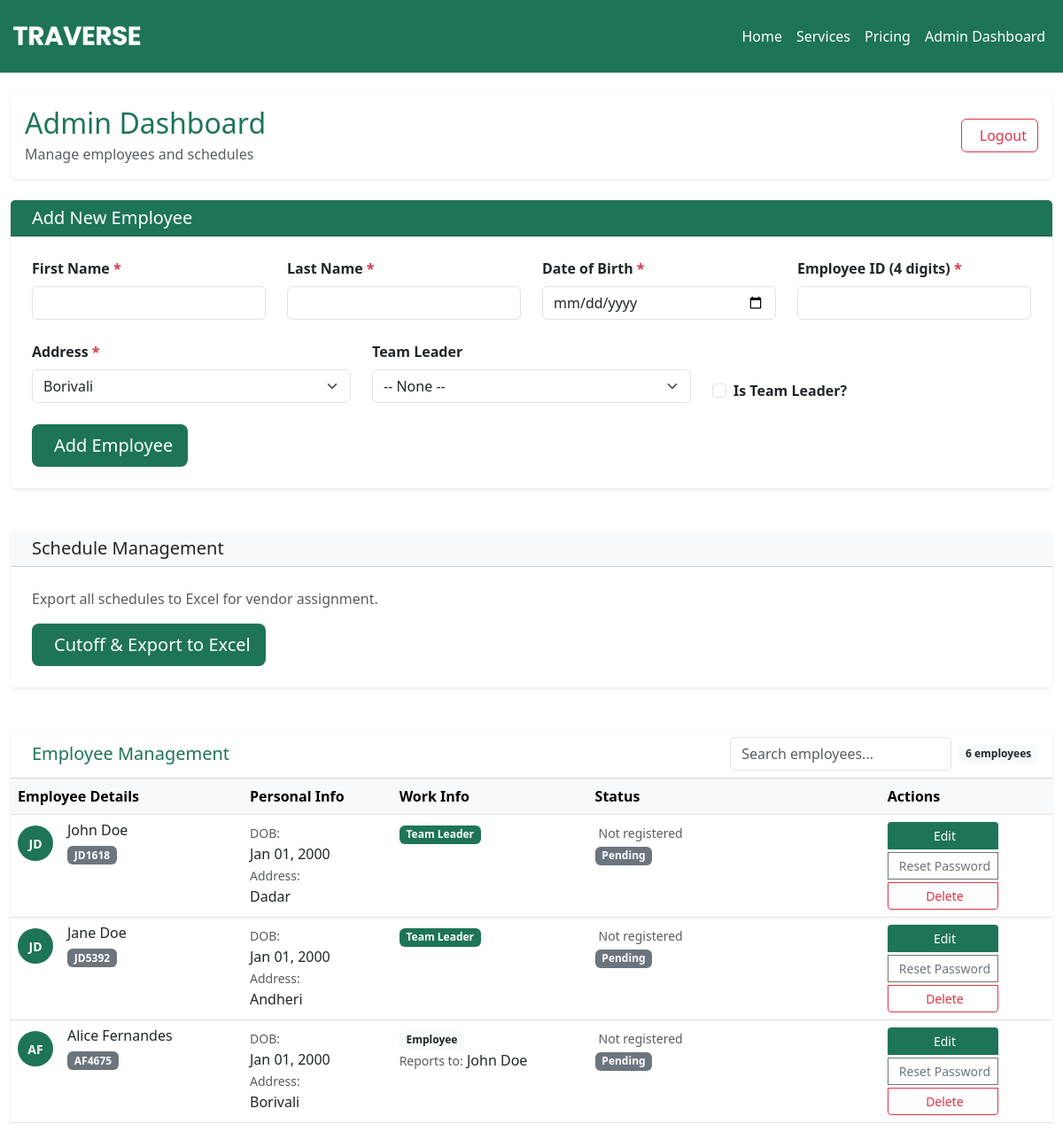
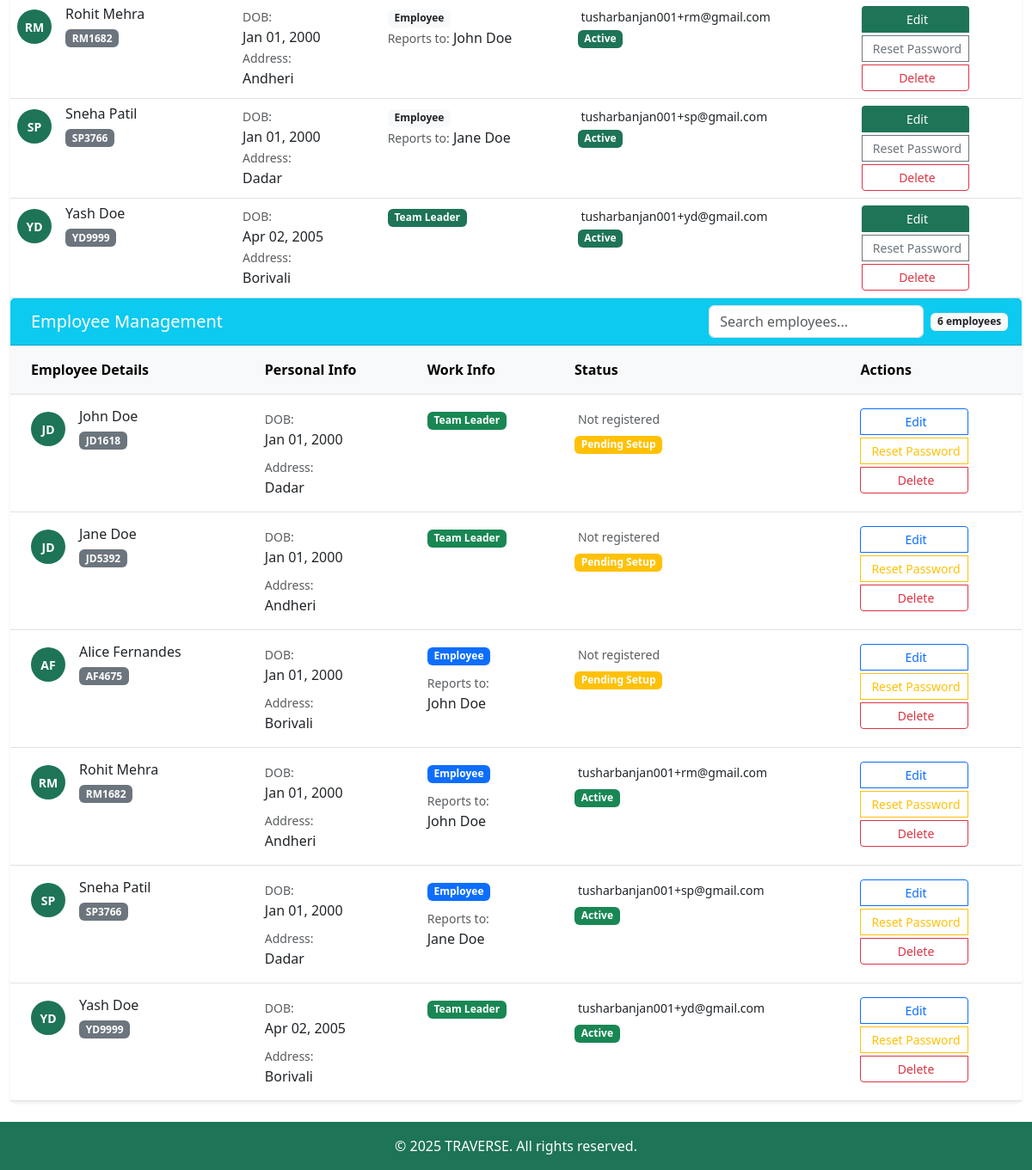
The page /admin_dashboard/ (signed in) on the database as committed earlier (2 pictures, top to bottom).
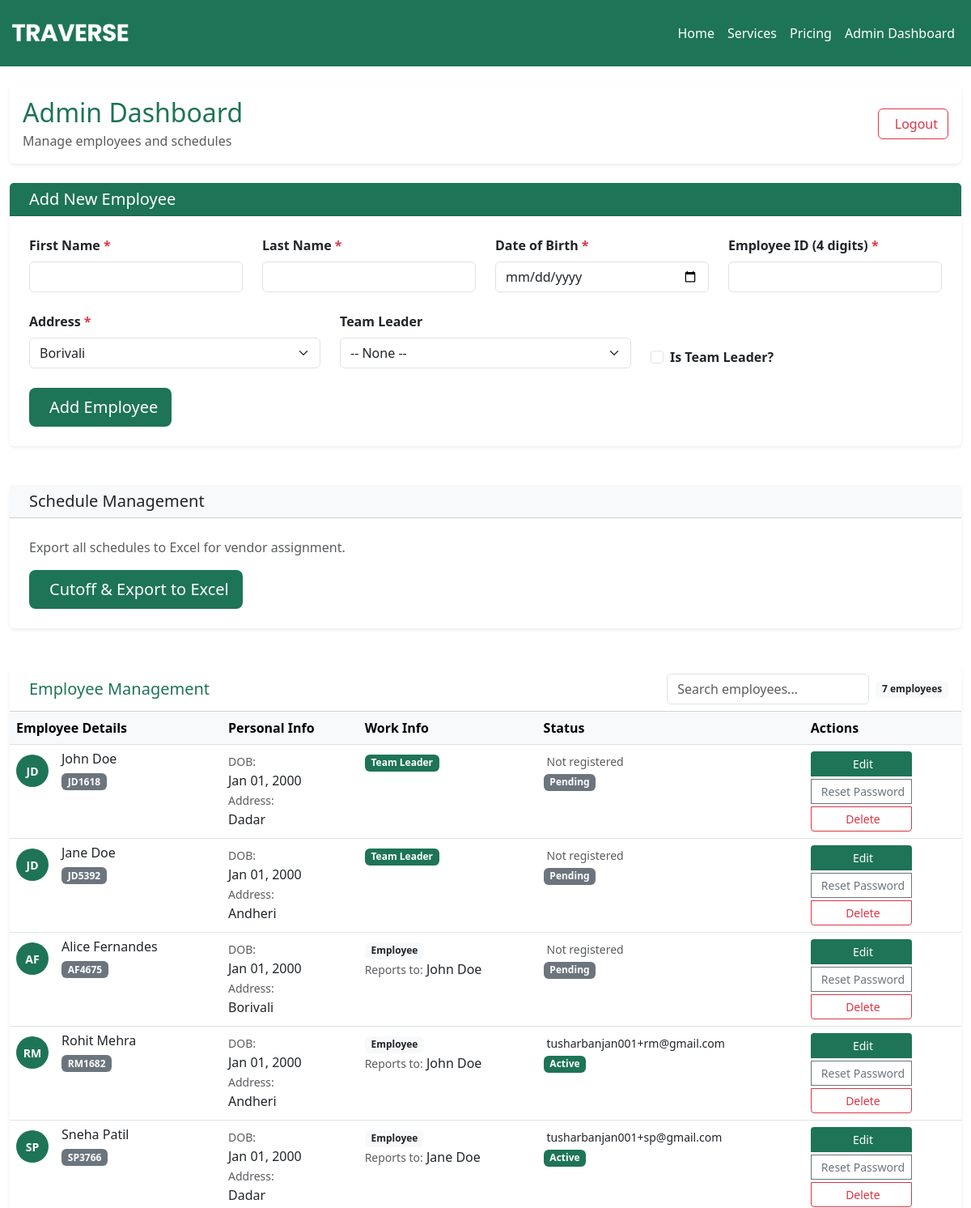
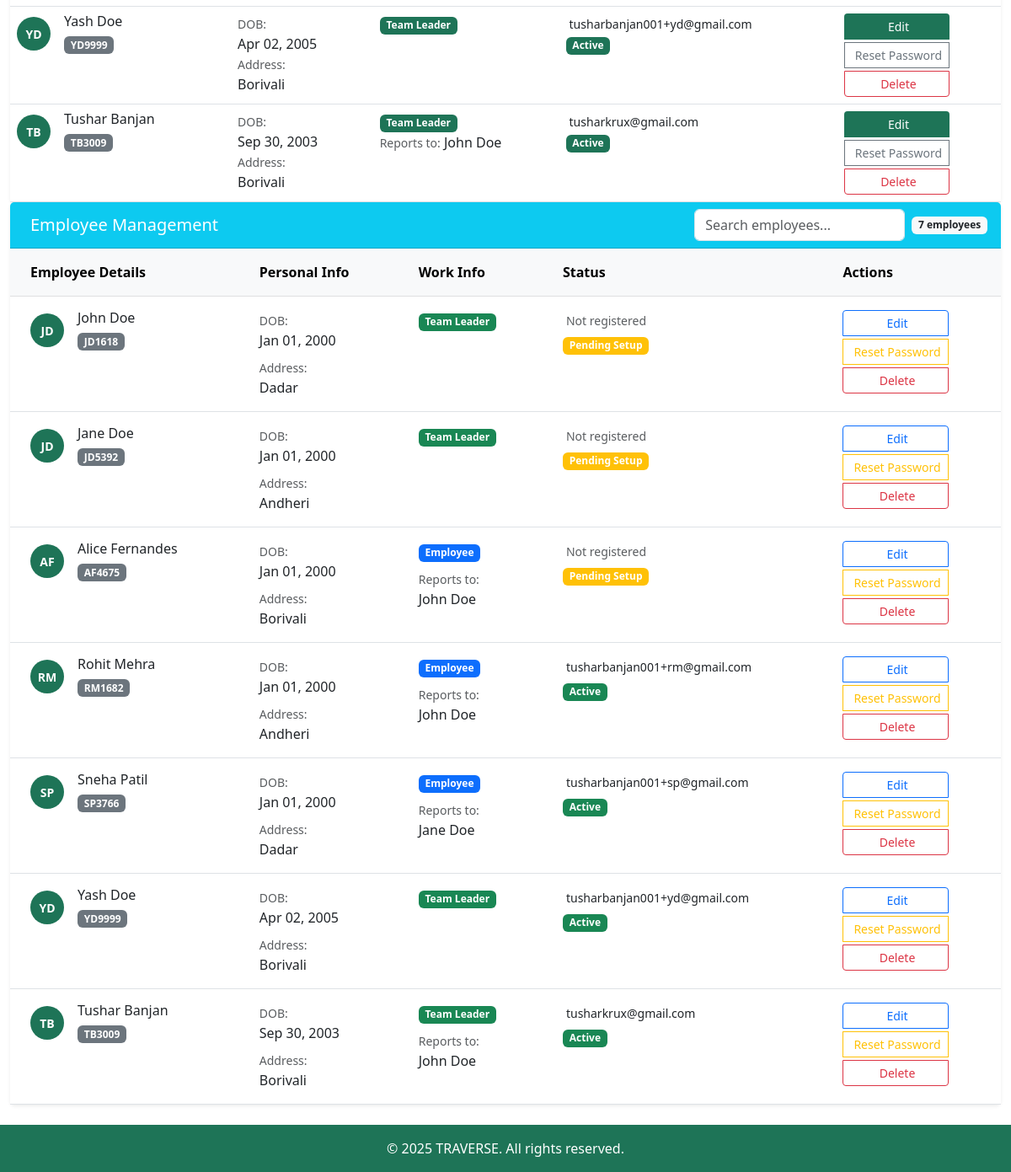
The same page on the database as committed later (2 pictures, top to bottom).
### main/models.py (models this page shows, shortened)
class User(AbstractUser):
    is_super_employee = models.BooleanField(default=False)
    employee_id = models.CharField(max_length=6, unique=True, blank=True)
    dob = models.DateField(null=True, blank=True)
    address = models.CharField(max_length=100, choices=[
        ('Borivali', 'Borivali'),
        ('Andheri', 'Andheri'),
        ('Dadar', 'Dadar'),
        ('Bandra', 'Bandra'),
        ('Churchgate', 'Churchgate'),
    ])
    team_leader = models.ForeignKey(
        'self',
        null=True,
        blank=True,
        on_delete=models.SET_NULL,
        related_name='team_members'
    )
    groups = models.ManyToManyField(
        'auth.Group',
        related_name='custom_user_set',
        blank=True,
        help_text='The groups this user belongs to.',
        verbose_name='groups'
    )
    user_permissions = models.ManyToManyField(
        'auth.Permission',
        related_name='custom_user_permissions_set',
        blank=True,
        help_text='Specific permissions for this user.',
        verbose_name='user permissions'
    )
    USERNAME_FIELD = 'employee_id'
    REQUIRED_FIELDS = ['username']

### main/views.py (the view, shortened to what this page needs)
# urls.py: path('admin_dashboard/', views.admin_dashboard, name='admin_dashboard'),
@login_required
@user_passes_test(is_admin)
def admin_dashboard(req):
    addresses = ['Borivali', 'Andheri', 'Dadar', 'Bandra', 'Churchgate']
    employees = User.objects.filter(is_superuser=False)
    team_leaders = User.objects.filter(is_super_employee=True)
    return render(req, "admin_dashboard.html", {
        "employees": employees,
        "team_leaders": team_leaders,
        "addresses": addresses
    })

### main/views.py (called while the page is built)
def is_admin(user):
    return user.is_superuser

### main/templates/admin_dashboard.html (shortened to what the changed rows need)
{% extends 'base.html' %}
{% block body %}
<div class="container-fluid py-4">
  <div class="row mb-4">
    <div class="col-12">
      <div class="card shadow-sm border-0">
        <div class="card-body d-flex justify-content-between align-items-center">
          <div>
            <h2 class="mb-1" style="color:#1e7457;">Admin Dashboard</h2>
          </div>
        </div>
      </div>
    </div>
  </div>
  <div class="row">
    <div class="col-12">
      <div class="card shadow-sm border-0">
        <div class="card-header bg-white d-flex justify-content-between align-items-center">
          <div class="d-flex align-items-center">
            <input type="text" id="employee-search" class="form-control me-2" placeholder="Search employees..." style="width: 250px;">
            <span class="badge bg-light text-dark">{{ employees|length }} employees</span>
          </div>
        </div>
        <div class="card-body p-0">
          <div class="table-responsive">
            <table class="table table-hover mb-0">
              <thead class="table-light">
                <tr>
                  <th>Employee Details</th>
                  <th>Personal Info</th>
                  <th>Work Info</th>
                  <th>Status</th>
                  <th>Actions</th>
                </tr>
              </thead>
              <tbody id="employee-table-body">
                {% for user in employees %}
                <tr class="employee-row">
                  <td>
                    <div class="d-flex align-items-center">
                      <div class="avatar-circle me-3">
                        {{ user.first_name|first }}{{ user.last_name|first }}
                      </div>
                      <div>
                        <h6 class="mb-1">{{ user.first_name }} {{ user.last_name }}</h6>
                        <span class="badge bg-secondary">{{ user.employee_id }}</span>
                      </div>
                    </div>
                  </td>
                  <td>
                    <small class="text-muted">DOB:</small>
                    <div>{{ user.dob|date:'M d, Y' }}</div>
                    <small class="text-muted">Address:</small>
                    <div>{{ user.address }}</div>
                  </td>
                  <td>
                    {% if user.is_super_employee %}
                      <span class="badge text-white" style="background-color:#1e7457;">Team Leader</span>
                    {% else %}
                      <span class="badge bg-light text-dark">Employee</span>
                    {% endif %}
                    {% if user.team_leader %}
                      <div><small class="text-muted">Reports to:</small> {{ user.team_leader.get_full_name }}</div>
                    {% endif %}
                  </td>
                  <td>
                    {% if user.email %}
                      <div><small>{{ user.email }}</small></div>
                      <span class="badge text-white" style="background-color:#1e7457;">Active</span>
                    {% else %}
                      <div><small class="text-muted">Not registered</small></div>
                      <span class="badge bg-secondary">Pending</span>
                    {% endif %}
                  </td>
                  <td>
                    <div class="btn-group-vertical gap-1">
                      <button class="btn btn-sm text-white" style="background-color:#1e7457;" onclick="editEmployee({{ user.id }})">Edit</button>
                      <button class="btn btn-sm btn-outline-secondary" onclick="resetPassword({{ user.id }}, '{{ user.employee_id }}')">Reset Password</button>
                      <button class="btn btn-sm btn-outline-danger" onclick="deleteEmployee({{ user.id }}, '{{ user.get_full_name }}')">Delete</button>
                    </div>
                  </td>
                </tr>
                {% empty %}
                <tr>
                  <td colspan="5" class="text-center py-5">
                    <div class="text-muted"><i class="fas fa-users fa-3x mb-3"></i><p>No employees found.</p></div>
                  </td>
                </tr>
                {% endfor %}
              </tbody>
            </table>
          </div>
        </div>
      </div>
    </div>
  </div>
  <div class="row">
    <div class="col-12">
      <div class="card shadow-sm border-0">
        <div class="card-header bg-info text-white d-flex justify-content-between align-items-center">
          <div class="d-flex align-items-center">
            <input type="text" id="employee-search" class="form-control me-2" placeholder="Search employees..." style="width: 250px;">
            <span class="badge bg-light text-dark">{{ employees|length }} employees</span>
          </div>
        </div>
        <div class="card-body p-0">
          <div class="table-responsive">
            <table class="table table-hover mb-0">
              <thead class="table-light">
                <tr>
                  <th class="px-4 py-3">Employee Details</th>
                  <th class="px-4 py-3">Personal Info</th>
                  <th class="px-4 py-3">Work Info</th>
                  <th class="px-4 py-3">Status</th>
                  <th class="px-4 py-3">Actions</th>
                </tr>
              </thead>
              <tbody id="employee-table-body">
                {% for user in employees %}
                  <tr class="employee-row">
                    <td class="px-4 py-3">
                      <div class="d-flex align-items-center">
                        <div class="avatar-circle me-3">
                          {{ user.first_name|first }}{{ user.last_name|first }}
                        </div>
                        <div>
                          <h6 class="mb-1">{{ user.first_name }} {{ user.last_name }}</h6>
                          <span class="badge bg-secondary">{{ user.employee_id }}</span>
                        </div>
                      </div>
                    </td>
                    <td class="px-4 py-3">
                      <div class="mb-2">
                        <small class="text-muted">DOB:</small>
                        <div>{{ user.dob|date:'M d, Y' }}</div>
                      </div>
                      <div>
                        <small class="text-muted">Address:</small>
                        <div>{{ user.address }}</div>
                      </div>
                    </td>
                    <td class="px-4 py-3">
                      <div class="mb-2">
                        {% if user.is_super_employee %}
                          <span class="badge bg-success">Team Leader</span>
                        {% else %}
                          <span class="badge bg-primary">Employee</span>
                        {% endif %}
                      </div>
                      {% if user.team_leader %}
                        <div>
                          <small class="text-muted">Reports to:</small>
                          <div>{{ user.team_leader.get_full_name }}</div>
                        </div>
                      {% endif %}
                    </td>
                    <td class="px-4 py-3">
                      {% if user.email %}
                        <div class="mb-1">
                          <small>{{ user.email }}</small>
                        </div>
                        <span class="badge bg-success">Active</span>
                      {% else %}
                        <div class="mb-1">
                          <small class="text-muted">Not registered</small>
                        </div>
                        <span class="badge bg-warning">Pending Setup</span>
                      {% endif %}
                    </td>
                    <td class="px-4 py-3">
                      <div class="btn-group-vertical gap-1">
                        <button class="btn btn-sm btn-outline-primary" onclick="editEmployee({{ user.id }})">
                          Edit
                        </button>
                        <button class="btn btn-sm btn-outline-warning" onclick="resetPassword({{ user.id }}, '{{ user.employee_id }}')">
                          Reset Password
                        </button>
                        <button class="btn btn-sm btn-outline-danger" onclick="deleteEmployee({{ user.id }}, '{{ user.get_full_name }}')">
                          Delete
                        </button>
                      </div>
                    </td>
                  </tr>
                {% endfor %}
              </tbody>
            </table>
          </div>
        </div>
      </div>
    </div>
  </div>
</div>
{% endblock %}

Rows that differ between the two databases and show on the page:
added User: first_name|first "T", last_name|first "B", first_name "Tushar", last_name "Banjan", employee_id "TB3009", dob "Sep 30, 2003", address "Borivali", is_super_employee "Team Leader", team_leader.get_full_name "John Doe", email "tusharkrux@gmail.com"
Other text that changed with them:
{{ employees|length }}: "6" → "7"
